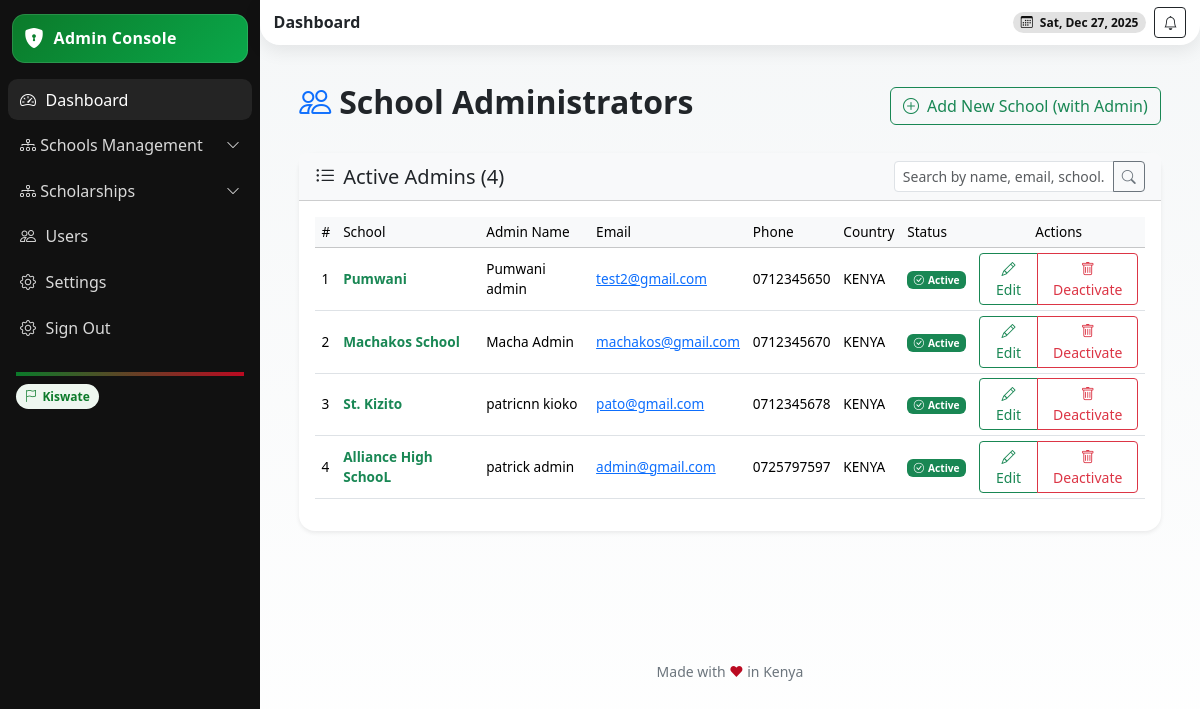
The page /school-admins/ (signed in) on the database as committed earlier.
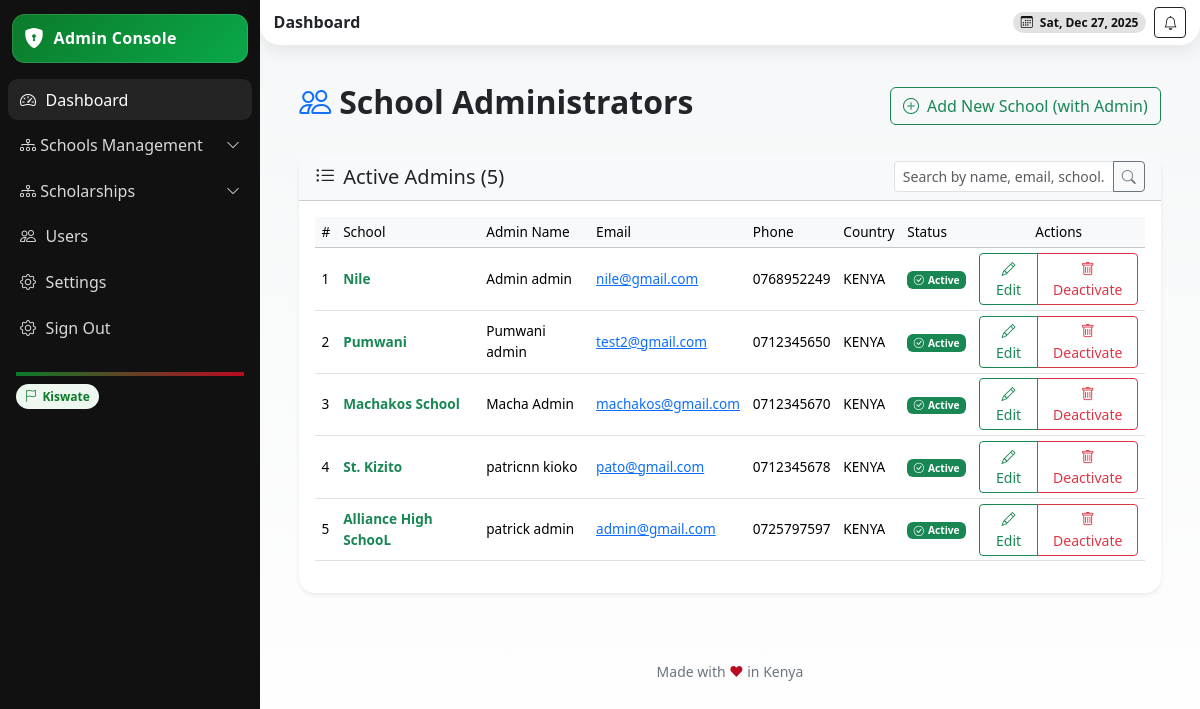
The same page on the database as committed later.
### school/models.py (models this page shows, shortened)
class School(models.Model):
    name = models.CharField(max_length=255)
    school_admin = models.OneToOneField(User, on_delete=models.CASCADE, related_name='school_admin_profile')
    code = models.CharField(max_length=50, unique=True)
    address = models.TextField(blank=True)
    contact_email = models.EmailField()
    contact_phone = models.CharField(max_length=15)
    county = models.ForeignKey(County, on_delete=models.SET_NULL, null=True, blank=True)
    city = models.ForeignKey(City, on_delete=models.SET_NULL, null=True, blank=True)
    constituency = models.ForeignKey(Constituency, on_delete=models.SET_NULL, null=True, blank=True)
    sub_county = models.ForeignKey(SubCounty, on_delete=models.SET_NULL, null=True, blank=True)
    ward = models.ForeignKey(Ward, on_delete=models.SET_NULL, null=True, blank=True)
    created_at = models.DateTimeField(auto_now_add=True)
    is_active = models.BooleanField(default=True)

### userauths/models.py (models this page shows, shortened)
class User(AbstractUser):
    COUNTRY_CURRENCY_MAP = {
        'KENYA': 'KES',
        'UGANDA': 'UGX',
    }
    username = None  # Disable username field
    phone_number = models.CharField(max_length=15, unique=True)
    country = models.CharField(max_length=15,blank=True, null=True)
    email = models.EmailField(unique=True)
    first_name = models.CharField(max_length=50)
    last_name = models.CharField(max_length=50)
    is_staff = models.BooleanField(default=False)
    is_superuser = models.BooleanField(default=False)
    is_admin = models.BooleanField(default=False)
    school_staff = models.BooleanField(default=False)
    is_student = models.BooleanField(default=False)
    is_teacher = models.BooleanField(default=False)
    is_parent = models.BooleanField(default=False)
    is_active = models.BooleanField(default=True)
    is_verified = models.BooleanField(default=False)
    created_at = models.DateTimeField(auto_now_add=True)
    updated_at = models.DateTimeField(auto_now=True)
    objects = CustomUserManager()
    USERNAME_FIELD = 'email'  # Use email as the username field
    REQUIRED_FIELDS = ['first_name', 'last_name', 'phone_number']  # Required fields for createsuperuser
    class Meta:
        ordering = ['-created_at']

### kiswate_digital_app/views.py (the view, shortened to what this page needs)
# urls.py: path("school-admins/", views.school_admin_list, name="school_admin_list"),
@login_required
def school_admin_list(request):
    if not request.user.is_superuser:
        messages.error(request, "Access denied: Superuser privileges required.")
        return redirect('kiswate_digital_app:kiswate_admin_dashboard')
    query = request.GET.get('q', '')
    schools = School.objects.select_related('school_admin').order_by('-created_at')
    edit_pk = request.GET.get('school_pk')
    error = request.GET.get('error') == '1'
    forms_dict = {}
    for school in schools:
        if edit_pk and str(school.pk) == str(edit_pk) and error:
            forms_dict[school.pk] = AdminEditForm(request.POST or None, instance=school.school_admin)
            messages.error(request, "Please correct the form errors below.")
        else:
            forms_dict[school.pk] = AdminEditForm(instance=school.school_admin)
        school.form = forms_dict[school.pk]
    context = {
        'schools': schools,
        'query': query,
        'edit_pk': edit_pk,
    }
    return render(request, "Dashboard/school_admin_list.html", context)

### templates/Dashboard/school_admin_list.html (shortened to what this page needs)
{% extends 'Dashboard/admindash-base.html' %}
{% load admin_form_tags %}
{% block content %}
<section class="content container-fluid py-4">
  <div class="container">
    <div class="d-flex justify-content-between align-items-center mb-4">
      <h2 class="fw-bold"><i class="bi bi-people me-2 text-primary"></i>School Administrators</h2>
      <a href="{% url 'kiswate_digital_app:new_school' %}" class="btn btn-outline-success">
        <i class="bi bi-plus-circle me-2"></i>Add New School (with Admin)
      </a>
    </div>
    <div class="card shadow-sm border-0 rounded-4">
      <div class="card-header d-flex justify-content-between align-items-center bg-light">
        <h5 class="mb-0"><i class="bi bi-list-ul me-2"></i>Active Admins ({{ schools.count }})</h5>
        <form method="get" class="d-inline">
          <div class="input-group input-group-sm">
            <input type="text" name="q" class="form-control" placeholder="Search by name, email, school..." value="{{ query }}">
            <button class="btn btn-outline-secondary" type="submit"><i class="bi bi-search"></i></button>
          </div>
        </form>
      </div>
      <div class="card-body">
        <div class="table-responsive">
          <table class="table table-hover align-middle">
            <thead class="table-light">
              <tr>
                <th>#</th>
                <th>School</th>
                <th>Admin Name</th>
                <th>Email</th>
                <th>Phone</th>
                <th>Country</th>
                <th>Status</th>
                <th class="text-center">Actions</th>
              </tr>
            </thead>
            <tbody>
              {% for school in schools %}
              <tr>
                <td>{{ forloop.counter }}</td>
                <td><strong class="text-success">{{ school.name }}</strong></td>
                <td>{{ school.school_admin.get_full_name }}</td>
                <td><a href="mailto:{{ school.school_admin.email }}">{{ school.school_admin.email }}</a></td>
                <td>{{ school.school_admin.phone_number }}</td>
                <td>{{ school.school_admin.country|default:"KENYA" }}</td>
                <td>
                  {% if school.school_admin.is_active %}
                    <span class="badge bg-success"><i class="bi bi-check-circle me-1"></i>Active</span>
                  {% else %}
                    <span class="badge bg-danger"><i class="bi bi-x-circle me-1"></i>Inactive</span>
                  {% endif %}
                </td>
                <td class="text-center">
                  <div class="btn-group btn-group-sm">
                    <button class="btn btn-outline-success" data-bs-toggle="modal" data-bs-target="#editAdminModal{{ school.pk }}">
                      <i class="bi bi-pencil"></i> Edit
                    </button>
                    <button class="btn btn-outline-danger" data-bs-toggle="modal" data-bs-target="#deleteModal{{ school.pk }}">
                      <i class="bi bi-trash"></i> Deactivate
                    </button>
                  </div>
                </td>
              </tr>
              {% empty %}
              <tr><td colspan="8" class="text-center text-muted py-4">No admins found.</td></tr>
              {% endfor %}
            </tbody>
          </table>
        </div>
      </div>
    </div>
  </div>
</section>
{% endblock %}

Rows that differ between the two databases and show on the page:
added School: name "Nile", school_admin.get_full_name "Admin admin", school_admin.email "nile@gmail.com", school_admin.phone_number "0768952249", school_admin.country "KENYA", shows "Active"
Other text that changed with them:
{{ schools.count }}: "4" → "5"
